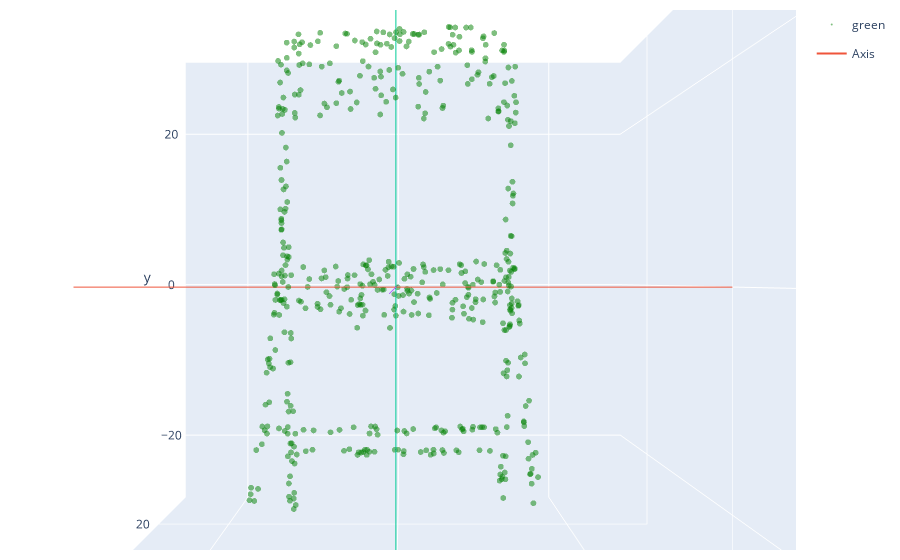
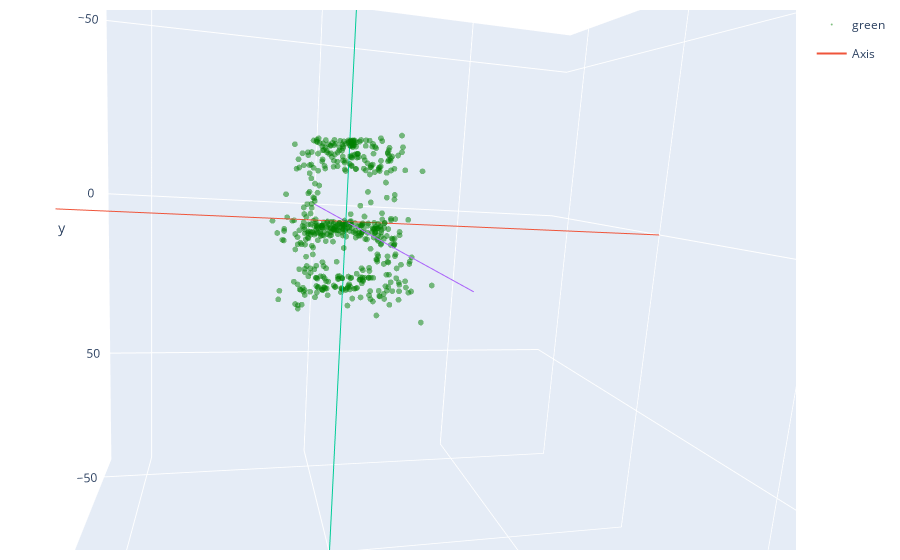
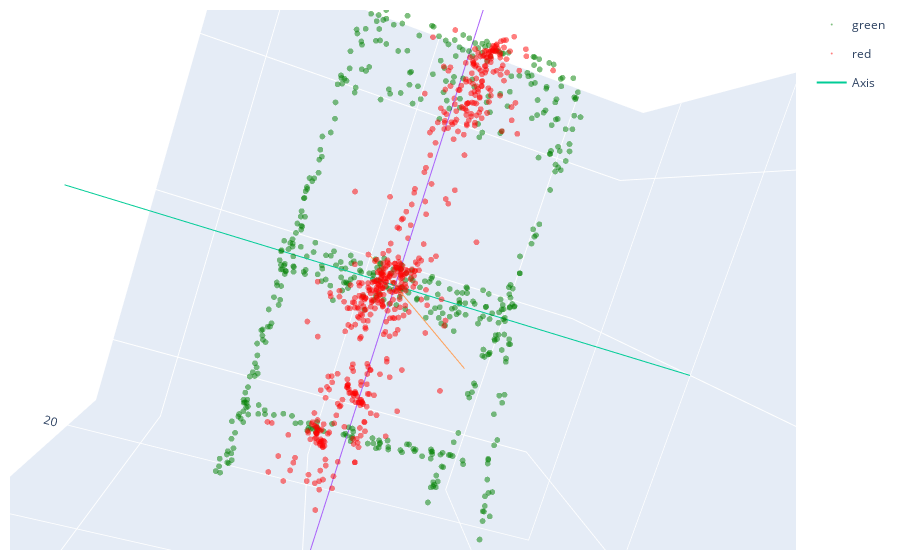
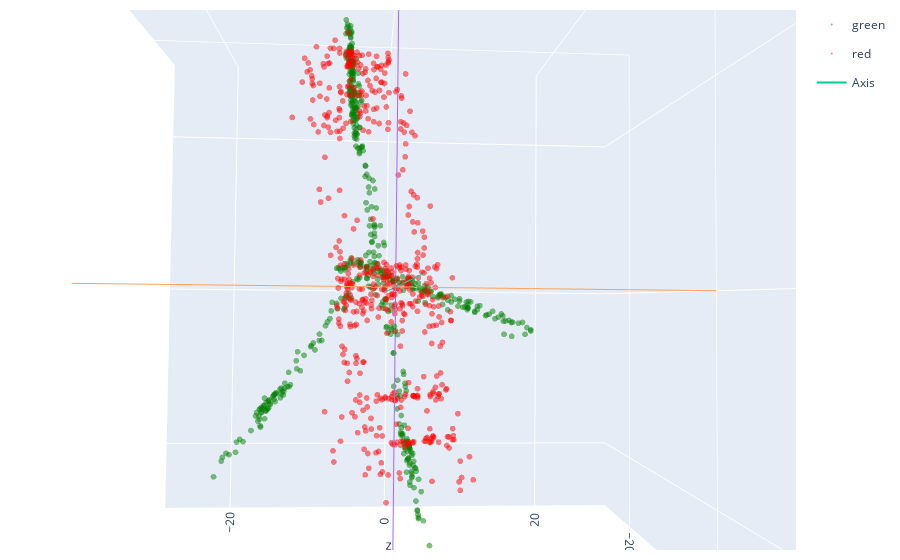

These figures' notebook cell, in order:
### Code cell
run_id = "MPSEMDS-1614"

run = neptune.init(
    project='rahatzamancse/MPSE-mds',
    api_token='eyJhcGlfYWRkcmVzcyI6Imh0dHBzOi8vYXBwLm5lcHR1bmUuYWkiLCJhcGlfdXJsIjoiaHR0cHM6Ly9hcHAubmVwdHVuZS5haSIsImFwaV9rZXkiOiI3NDk5MWVkNS0wMDg4LTRmNTktYWQyZC0zNzUyNTg0MTY1MGYifQ==',
    run=run_id, mode="read-only"
)

print("Ground Truth")
run["GT/X"].download('/tmp/')
points = np.load('/tmp/X.npy')
print(points.min(), points.max())
plot_3D([points]).show()

print("Embedding")
run["Results/Embedding_X"].download('/tmp/')
embedding = np.load('/tmp/Embedding_X.npy')
plot_3D([embedding]).show()

all_trans_mats = []
for metric in ['4PointSample', '4Point_ICP', 'Global-RMSE-opt', 'GlobalRMSE_ICP']:
    path = "Results/Alignment/" + metric + '/transformation_mat'
    run[path].download(f'/tmp/')
    trans_mats = np.load('/tmp/transformation_mat.npy')
    all_trans_mats.append(trans_mats)

# 4Point
print("4PointSample :", run['Results/Alignment/4PointSample/error'].fetch())
aligned_embedding = apply_transformation(embedding, all_trans_mats[0])
plot_3D([points, aligned_embedding]).show()

# 4Point_ICP
print("4PointSample_ICP :", run['Results/Alignment/4Point_ICP/error'].fetch())
aligned_embedding = apply_transformation(apply_transformation(embedding, all_trans_mats[0]), all_trans_mats[1])
plot_3D([points, aligned_embedding]).show()

# Global
print("Global-RMSE-opt :", run['Results/Alignment/Global-RMSE-opt/error'].fetch())
aligned_embedding = apply_transformation(embedding, all_trans_mats[2])
plot_3D([points, aligned_embedding]).show()

# Global_ICP
print("GlobalRMSE_ICP :", run['Results/Alignment/GlobalRMSE_ICP/error'].fetch())
aligned_embedding = apply_transformation(apply_transformation(embedding, all_trans_mats[2]), all_trans_mats[3])
plot_3D([points, aligned_embedding]).show()

print("Projections")
run["GT/Projections"].download('/tmp/')
projections = np.load('/tmp/Projections.npy')
print(projections.min(), projections.max())

run.stop()

### Figure 1 — Plotly figure (JSON) as saved in the notebook; plotly's stock layout.template omitted (floating-point values rounded to 4 significant figures; data arrays with more than 128 entries replaced by an {"elided": "..."} marker saying what was removed)
{"data": [{"legendgroup": "green", "marker": {"color": "green", "opacity": 0.5, "size": 2, "symbol": "circle"}, "mode": "markers", "name": "green", "showlegend": true, "type": "scatter3d", "x": {"elided": "512 float values"}, "y": {"elided": "512 float values"}, "z": {"elided": "512 float values"}}, {"legendgroup": "axis", "mode": "lines", "name": "Axis", "showlegend": true, "type": "scatter3d", "x": [-28.26, 29.5], "y": [0, 0], "z": [0, 0]}, {"legendgroup": "axis", "mode": "lines", "name": "Axis", "showlegend": false, "type": "scatter3d", "x": [0, 0], "y": [-28.26, 29.5], "z": [0, 0]}, {"legendgroup": "axis", "mode": "lines", "name": "Axis", "showlegend": false, "type": "scatter3d", "x": [0, 0], "y": [0, 0], "z": [29.5, -28.26]}], "layout": {"autosize": true, "margin": {"b": 10, "l": 10, "r": 10, "t": 10}, "scene": {"aspectmode": "cube", "aspectratio": {"x": 1, "y": 1, "z": 1}, "camera": {"center": {"x": 0, "y": 0, "z": 0}, "eye": {"x": 0, "y": 0, "z": 1}, "projection": {"type": "perspective"}, "up": {"x": 0, "y": 1, "z": 0}}, "xaxis": {"nticks": 4, "range": [-28.26, 29.5], "type": "linear"}, "yaxis": {"nticks": 4, "range": [-28.26, 29.5], "type": "linear"}, "zaxis": {"nticks": 4, "range": [29.5, -28.26], "type": "linear"}}}}

### Figure 2 — Plotly figure (JSON) as saved in the notebook; plotly's stock layout.template omitted (floating-point values rounded to 4 significant figures; data arrays with more than 128 entries replaced by an {"elided": "..."} marker saying what was removed)
{"data": [{"legendgroup": "green", "marker": {"color": "green", "opacity": 0.5, "size": 2, "symbol": "circle"}, "mode": "markers", "name": "green", "showlegend": true, "type": "scatter3d", "x": {"elided": "512 float values"}, "y": {"elided": "512 float values"}, "z": {"elided": "512 float values"}}, {"legendgroup": "axis", "mode": "lines", "name": "Axis", "showlegend": true, "type": "scatter3d", "x": [-62.26, 85.73], "y": [0, 0], "z": [0, 0]}, {"legendgroup": "axis", "mode": "lines", "name": "Axis", "showlegend": false, "type": "scatter3d", "x": [0, 0], "y": [-62.26, 85.73], "z": [0, 0]}, {"legendgroup": "axis", "mode": "lines", "name": "Axis", "showlegend": false, "type": "scatter3d", "x": [0, 0], "y": [0, 0], "z": [85.73, -62.26]}], "layout": {"autosize": true, "margin": {"b": 10, "l": 10, "r": 10, "t": 10}, "scene": {"aspectmode": "cube", "aspectratio": {"x": 1, "y": 1, "z": 1}, "camera": {"center": {"x": 0, "y": 0, "z": 0}, "eye": {"x": -0.2571, "y": -0.1662, "z": -0.952}, "projection": {"type": "perspective"}, "up": {"x": -0.01961, "y": -0.984, "z": 0.1771}}, "xaxis": {"nticks": 4, "range": [-62.26, 85.73], "type": "linear"}, "yaxis": {"nticks": 4, "range": [-62.26, 85.73], "type": "linear"}, "zaxis": {"nticks": 4, "range": [85.73, -62.26], "type": "linear"}}}}

### Figure 3 — Plotly figure (JSON) as saved in the notebook; plotly's stock layout.template omitted (floating-point values rounded to 4 significant figures; data arrays with more than 128 entries replaced by an {"elided": "..."} marker saying what was removed)
{"data": [{"legendgroup": "green", "marker": {"color": "green", "opacity": 0.5, "size": 2, "symbol": "circle"}, "mode": "markers", "name": "green", "showlegend": true, "type": "scatter3d", "x": {"elided": "512 float values"}, "y": {"elided": "512 float values"}, "z": {"elided": "512 float values"}}, {"legendgroup": "red", "marker": {"color": "red", "opacity": 0.5, "size": 2, "symbol": "circle"}, "mode": "markers", "name": "red", "showlegend": true, "type": "scatter3d", "x": {"elided": "512 float values"}, "y": {"elided": "512 float values"}, "z": {"elided": "512 float values"}}, {"legendgroup": "axis", "mode": "lines", "name": "Axis", "showlegend": true, "type": "scatter3d", "x": [-28.26, 29.5], "y": [0, 0], "z": [0, 0]}, {"legendgroup": "axis", "mode": "lines", "name": "Axis", "showlegend": false, "type": "scatter3d", "x": [0, 0], "y": [-28.26, 29.5], "z": [0, 0]}, {"legendgroup": "axis", "mode": "lines", "name": "Axis", "showlegend": false, "type": "scatter3d", "x": [0, 0], "y": [0, 0], "z": [29.5, -28.26]}], "layout": {"autosize": true, "margin": {"b": 10, "l": 10, "r": 10, "t": 10}, "scene": {"aspectmode": "cube", "aspectratio": {"x": 1, "y": 1, "z": 1}, "camera": {"center": {"x": 0, "y": 0, "z": 0}, "eye": {"x": -0.1538, "y": 0.08145, "z": 0.9847}, "projection": {"type": "perspective"}, "up": {"x": -0.2898, "y": 0.9491, "z": -0.1238}}, "xaxis": {"nticks": 4, "range": [-28.26, 29.5], "type": "linear"}, "yaxis": {"nticks": 4, "range": [-28.26, 29.5], "type": "linear"}, "zaxis": {"nticks": 4, "range": [29.5, -28.26], "type": "linear"}}}}

### Figure 4 — Plotly figure (JSON) as saved in the notebook; plotly's stock layout.template omitted (floating-point values rounded to 4 significant figures; data arrays with more than 128 entries replaced by an {"elided": "..."} marker saying what was removed)
{"data": [{"legendgroup": "green", "marker": {"color": "green", "opacity": 0.5, "size": 2, "symbol": "circle"}, "mode": "markers", "name": "green", "showlegend": true, "type": "scatter3d", "x": {"elided": "512 float values"}, "y": {"elided": "512 float values"}, "z": {"elided": "512 float values"}}, {"legendgroup": "red", "marker": {"color": "red", "opacity": 0.5, "size": 2, "symbol": "circle"}, "mode": "markers", "name": "red", "showlegend": true, "type": "scatter3d", "x": {"elided": "512 float values"}, "y": {"elided": "512 float values"}, "z": {"elided": "512 float values"}}, {"legendgroup": "axis", "mode": "lines", "name": "Axis", "showlegend": true, "type": "scatter3d", "x": [-28.26, 29.5], "y": [0, 0], "z": [0, 0]}, {"legendgroup": "axis", "mode": "lines", "name": "Axis", "showlegend": false, "type": "scatter3d", "x": [0, 0], "y": [-28.26, 29.5], "z": [0, 0]}, {"legendgroup": "axis", "mode": "lines", "name": "Axis", "showlegend": false, "type": "scatter3d", "x": [0, 0], "y": [0, 0], "z": [29.5, -28.26]}], "layout": {"autosize": true, "margin": {"b": 10, "l": 10, "r": 10, "t": 10}, "scene": {"aspectmode": "cube", "aspectratio": {"x": 1, "y": 1, "z": 1}, "camera": {"center": {"x": 0, "y": 0, "z": 0}, "eye": {"x": 0.9981, "y": -0.03172, "z": 0.05331}, "projection": {"type": "perspective"}, "up": {"x": 0.03112, "y": 0.9994, "z": 0.01204}}, "xaxis": {"nticks": 4, "range": [-28.26, 29.5], "type": "linear"}, "yaxis": {"nticks": 4, "range": [-28.26, 29.5], "type": "linear"}, "zaxis": {"nticks": 4, "range": [29.5, -28.26], "type": "linear"}}}}
